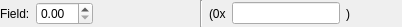
<?xml version="1.0" encoding="UTF-8"?>
<ui version="4.0">
 <class>LongIntValueFieldWidget</class>
 <widget class="QWidget" name="LongIntValueFieldWidget">
  <property name="geometry">
   <rect>
    <x>0</x>
    <y>0</y>
    <width>402</width>
    <height>27</height>
   </rect>
  </property>
  <property name="windowTitle">
   <string>Long Int Value Field</string>
  </property>
  <layout class="QHBoxLayout" name="horizontalLayout_3" stretch="1,0,1">
   <property name="spacing">
    <number>6</number>
   </property>
   <property name="leftMargin">
    <number>0</number>
   </property>
   <property name="topMargin">
    <number>0</number>
   </property>
   <property name="rightMargin">
    <number>0</number>
   </property>
   <property name="bottomMargin">
    <number>0</number>
   </property>
   <item>
    <widget class="QWidget" name="m_valueWidget" native="true">
     <layout class="QHBoxLayout" name="horizontalLayout">
      <property name="leftMargin">
       <number>0</number>
      </property>
      <property name="topMargin">
       <number>0</number>
      </property>
      <property name="rightMargin">
       <number>0</number>
      </property>
      <property name="bottomMargin">
       <number>0</number>
      </property>
      <item>
       <widget class="QLabel" name="m_nameLabel">
        <property name="text">
         <string>Field:</string>
        </property>
       </widget>
      </item>
      <item>
       <widget class="QDoubleSpinBox" name="m_valueSpinBox"/>
      </item>
      <item>
       <spacer name="horizontalSpacer">
        <property name="orientation">
         <enum>Qt::Horizontal</enum>
        </property>
        <property name="sizeHint" stdset="0">
         <size>
          <width>39</width>
          <height>20</height>
         </size>
        </property>
       </spacer>
      </item>
     </layout>
    </widget>
   </item>
   <item>
    <widget class="Line" name="m_sepLine">
     <property name="orientation">
      <enum>Qt::Vertical</enum>
     </property>
    </widget>
   </item>
   <item>
    <widget class="QWidget" name="m_serValueWidget" native="true">
     <layout class="QHBoxLayout" name="horizontalLayout_2">
      <property name="leftMargin">
       <number>0</number>
      </property>
      <property name="topMargin">
       <number>0</number>
      </property>
      <property name="rightMargin">
       <number>0</number>
      </property>
      <property name="bottomMargin">
       <number>0</number>
      </property>
      <item>
       <widget class="QLabel" name="m_serFrontLabel">
        <property name="text">
         <string>(0x</string>
        </property>
       </widget>
      </item>
      <item>
       <widget class="QLineEdit" name="m_serValueLineEdit"/>
      </item>
      <item>
       <widget class="QLabel" name="m_serBackLabel">
        <property name="text">
         <string>)</string>
        </property>
       </widget>
      </item>
      <item>
       <spacer name="horizontalSpacer_2">
        <property name="orientation">
         <enum>Qt::Horizontal</enum>
        </property>
        <property name="sizeHint" stdset="0">
         <size>
          <width>40</width>
          <height>20</height>
         </size>
        </property>
       </spacer>
      </item>
     </layout>
    </widget>
   </item>
  </layout>
 </widget>
 <resources/>
 <connections/>
</ui>
